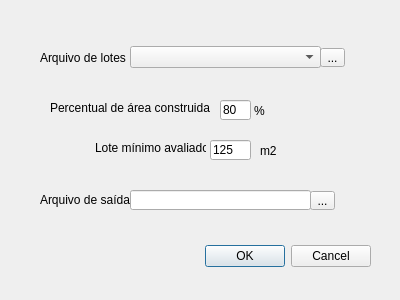
<?xml version="1.0" encoding="UTF-8"?>
<ui version="4.0">
 <class>Area_construidaDialogBase</class>
 <widget class="QDialog" name="Area_construidaDialogBase">
  <property name="geometry">
   <rect>
    <x>0</x>
    <y>0</y>
    <width>400</width>
    <height>300</height>
   </rect>
  </property>
  <property name="windowTitle">
   <string>Área Construída</string>
  </property>
  <property name="layoutDirection">
   <enum>Qt::LeftToRight</enum>
  </property>
  <widget class="QDialogButtonBox" name="button_box">
   <property name="geometry">
    <rect>
     <x>30</x>
     <y>240</y>
     <width>341</width>
     <height>32</height>
    </rect>
   </property>
   <property name="orientation">
    <enum>Qt::Horizontal</enum>
   </property>
   <property name="standardButtons">
    <set>QDialogButtonBox::Cancel|QDialogButtonBox::Ok</set>
   </property>
  </widget>
  <widget class="QLabel" name="label">
   <property name="geometry">
    <rect>
     <x>40</x>
     <y>50</y>
     <width>91</width>
     <height>16</height>
    </rect>
   </property>
   <property name="text">
    <string>Arquivo de lotes :</string>
   </property>
  </widget>
  <widget class="QToolButton" name="toolButton">
   <property name="geometry">
    <rect>
     <x>320</x>
     <y>48</y>
     <width>25</width>
     <height>19</height>
    </rect>
   </property>
   <property name="text">
    <string>...</string>
   </property>
  </widget>
  <widget class="QLabel" name="label_2">
   <property name="geometry">
    <rect>
     <x>50</x>
     <y>100</y>
     <width>161</width>
     <height>16</height>
    </rect>
   </property>
   <property name="text">
    <string>Percentual de área construida :</string>
   </property>
  </widget>
  <widget class="QLineEdit" name="lineEdit_2">
   <property name="geometry">
    <rect>
     <x>220</x>
     <y>100</y>
     <width>31</width>
     <height>20</height>
    </rect>
   </property>
   <property name="layoutDirection">
    <enum>Qt::RightToLeft</enum>
   </property>
   <property name="autoFillBackground">
    <bool>false</bool>
   </property>
   <property name="text">
    <string>80</string>
   </property>
  </widget>
  <widget class="QLabel" name="label_3">
   <property name="geometry">
    <rect>
     <x>254</x>
     <y>104</y>
     <width>47</width>
     <height>13</height>
    </rect>
   </property>
   <property name="text">
    <string>%</string>
   </property>
  </widget>
  <widget class="QLabel" name="label_4">
   <property name="geometry">
    <rect>
     <x>95</x>
     <y>140</y>
     <width>111</width>
     <height>16</height>
    </rect>
   </property>
   <property name="text">
    <string>Lote mínimo avaliado :</string>
   </property>
  </widget>
  <widget class="QLabel" name="label_5">
   <property name="geometry">
    <rect>
     <x>260</x>
     <y>144</y>
     <width>47</width>
     <height>13</height>
    </rect>
   </property>
   <property name="text">
    <string>m2</string>
   </property>
  </widget>
  <widget class="QLineEdit" name="lineEdit_3">
   <property name="geometry">
    <rect>
     <x>210</x>
     <y>140</y>
     <width>41</width>
     <height>20</height>
    </rect>
   </property>
   <property name="text">
    <string>125</string>
   </property>
  </widget>
  <widget class="QLineEdit" name="lineEdit_4">
   <property name="geometry">
    <rect>
     <x>130</x>
     <y>190</y>
     <width>181</width>
     <height>20</height>
    </rect>
   </property>
  </widget>
  <widget class="QToolButton" name="toolButton_2">
   <property name="geometry">
    <rect>
     <x>310</x>
     <y>191</y>
     <width>25</width>
     <height>19</height>
    </rect>
   </property>
   <property name="text">
    <string>...</string>
   </property>
  </widget>
  <widget class="QLabel" name="label_6">
   <property name="geometry">
    <rect>
     <x>40</x>
     <y>190</y>
     <width>91</width>
     <height>20</height>
    </rect>
   </property>
   <property name="text">
    <string>Arquivo de saída:</string>
   </property>
  </widget>
  <widget class="QComboBox" name="comboBox">
   <property name="geometry">
    <rect>
     <x>130</x>
     <y>46</y>
     <width>191</width>
     <height>22</height>
    </rect>
   </property>
  </widget>
 </widget>
 <resources/>
 <connections>
  <connection>
   <sender>button_box</sender>
   <signal>accepted()</signal>
   <receiver>Area_construidaDialogBase</receiver>
   <slot>accept()</slot>
   <hints>
    <hint type="sourcelabel">
     <x>20</x>
     <y>20</y>
    </hint>
    <hint type="destinationlabel">
     <x>20</x>
     <y>20</y>
    </hint>
   </hints>
  </connection>
  <connection>
   <sender>button_box</sender>
   <signal>rejected()</signal>
   <receiver>Area_construidaDialogBase</receiver>
   <slot>reject()</slot>
   <hints>
    <hint type="sourcelabel">
     <x>20</x>
     <y>20</y>
    </hint>
    <hint type="destinationlabel">
     <x>20</x>
     <y>20</y>
    </hint>
   </hints>
  </connection>
 </connections>
</ui>
